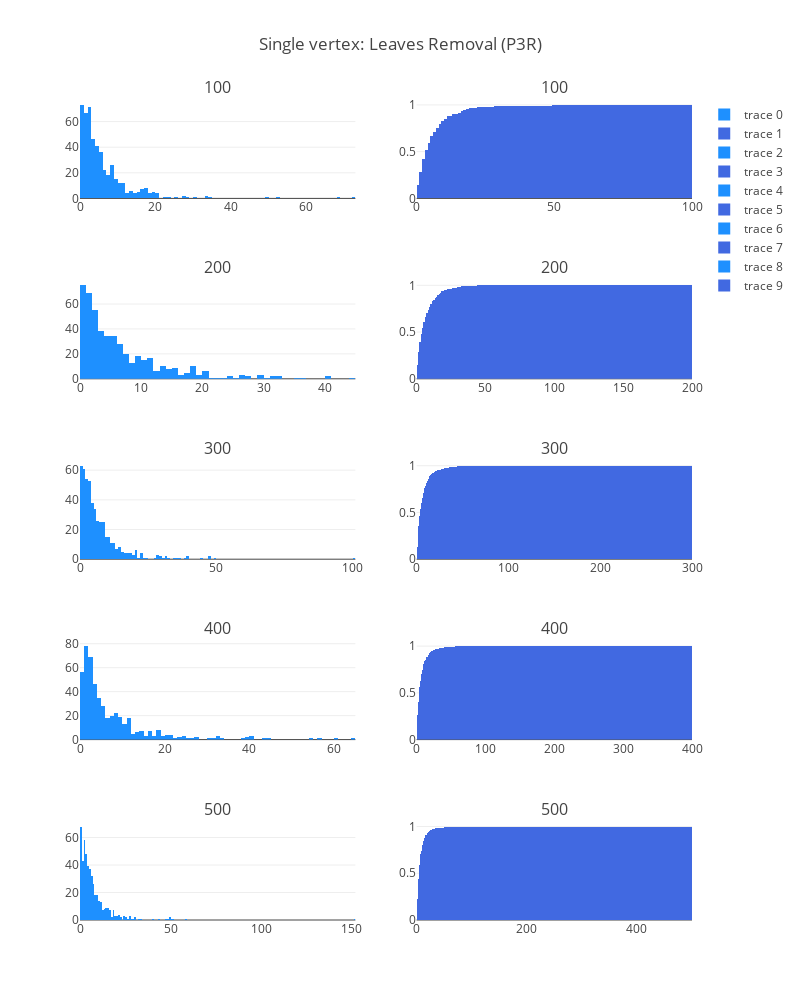

The code cell stored with this chart in its notebook:
### Code cell
fig['layout'].update(height=1000, width=800, title='Single vertex: Leaves Removal (P3R)')
iplot(fig, filename='simple-subplot')

### Figure 1 — Plotly figure (JSON) as saved in the notebook; plotly's stock layout.template omitted (floating-point values rounded to 4 significant figures; data arrays with more than 128 entries replaced by an {"elided": "..."} marker saying what was removed)
{"data": [{"marker": {"color": "dodgerblue"}, "type": "histogram", "x": {"elided": "500 int values"}, "xaxis": "x1", "xbins": {"end": 100, "size": 1, "start": 0}, "yaxis": "y1"}, {"cumulative": {"enabled": true}, "histnorm": "probability", "marker": {"color": "royalblue"}, "type": "histogram", "x": {"elided": "500 int values"}, "xaxis": "x2", "xbins": {"end": 100, "size": 1, "start": 0}, "yaxis": "y2"}, {"marker": {"color": "dodgerblue"}, "type": "histogram", "x": {"elided": "500 int values"}, "xaxis": "x3", "xbins": {"end": 200, "size": 1, "start": 0}, "yaxis": "y3"}, {"cumulative": {"enabled": true}, "histnorm": "probability", "marker": {"color": "royalblue"}, "type": "histogram", "x": {"elided": "500 int values"}, "xaxis": "x4", "xbins": {"end": 200, "size": 1, "start": 0}, "yaxis": "y4"}, {"marker": {"color": "dodgerblue"}, "type": "histogram", "x": {"elided": "500 int values"}, "xaxis": "x5", "xbins": {"end": 300, "size": 1, "start": 0}, "yaxis": "y5"}, {"cumulative": {"enabled": true}, "histnorm": "probability", "marker": {"color": "royalblue"}, "type": "histogram", "x": {"elided": "500 int values"}, "xaxis": "x6", "xbins": {"end": 300, "size": 1, "start": 0}, "yaxis": "y6"}, {"marker": {"color": "dodgerblue"}, "type": "histogram", "x": {"elided": "500 int values"}, "xaxis": "x7", "xbins": {"end": 400, "size": 1, "start": 0}, "yaxis": "y7"}, {"cumulative": {"enabled": true}, "histnorm": "probability", "marker": {"color": "royalblue"}, "type": "histogram", "x": {"elided": "500 int values"}, "xaxis": "x8", "xbins": {"end": 400, "size": 1, "start": 0}, "yaxis": "y8"}, {"marker": {"color": "dodgerblue"}, "type": "histogram", "x": {"elided": "500 int values"}, "xaxis": "x9", "xbins": {"end": 500, "size": 1, "start": 0}, "yaxis": "y9"}, {"cumulative": {"enabled": true}, "histnorm": "probability", "marker": {"color": "royalblue"}, "type": "histogram", "x": {"elided": "500 int values"}, "xaxis": "x10", "xbins": {"end": 500, "size": 1, "start": 0}, "yaxis": "y10"}], "layout": {"annotations": [{"font": {"size": 16}, "showarrow": false, "text": "100", "x": 0.225, "xanchor": "center", "xref": "paper", "y": 1, "yanchor": "bottom", "yref": "paper"}, {"font": {"size": 16}, "showarrow": false, "text": "100", "x": 0.775, "xanchor": "center", "xref": "paper", "y": 1, "yanchor": "bottom", "yref": "paper"}, {"font": {"size": 16}, "showarrow": false, "text": "200", "x": 0.225, "xanchor": "center", "xref": "paper", "y": 0.78, "yanchor": "bottom", "yref": "paper"}, {"font": {"size": 16}, "showarrow": false, "text": "200", "x": 0.775, "xanchor": "center", "xref": "paper", "y": 0.78, "yanchor": "bottom", "yref": "paper"}, {"font": {"size": 16}, "showarrow": false, "text": "300", "x": 0.225, "xanchor": "center", "xref": "paper", "y": 0.56, "yanchor": "bottom", "yref": "paper"}, {"font": {"size": 16}, "showarrow": false, "text": "300", "x": 0.775, "xanchor": "center", "xref": "paper", "y": 0.56, "yanchor": "bottom", "yref": "paper"}, {"font": {"size": 16}, "showarrow": false, "text": "400", "x": 0.225, "xanchor": "center", "xref": "paper", "y": 0.34, "yanchor": "bottom", "yref": "paper"}, {"font": {"size": 16}, "showarrow": false, "text": "400", "x": 0.775, "xanchor": "center", "xref": "paper", "y": 0.34, "yanchor": "bottom", "yref": "paper"}, {"font": {"size": 16}, "showarrow": false, "text": "500", "x": 0.225, "xanchor": "center", "xref": "paper", "y": 0.12, "yanchor": "bottom", "yref": "paper"}, {"font": {"size": 16}, "showarrow": false, "text": "500", "x": 0.775, "xanchor": "center", "xref": "paper", "y": 0.12, "yanchor": "bottom", "yref": "paper"}], "height": 1000, "title": "Single vertex: Leaves Removal (P3R)", "width": 800, "xaxis1": {"anchor": "y1", "domain": [0, 0.45]}, "xaxis10": {"anchor": "y10", "domain": [0.55, 1]}, "xaxis2": {"anchor": "y2", "domain": [0.55, 1]}, "xaxis3": {"anchor": "y3", "domain": [0, 0.45]}, "xaxis4": {"anchor": "y4", "domain": [0.55, 1]}, "xaxis5": {"anchor": "y5", "domain": [0, 0.45]}, "xaxis6": {"anchor": "y6", "domain": [0.55, 1]}, "xaxis7": {"anchor": "y7", "domain": [0, 0.45]}, "xaxis8": {"anchor": "y8", "domain": [0.55, 1]}, "xaxis9": {"anchor": "y9", "domain": [0, 0.45]}, "yaxis1": {"anchor": "x1", "domain": [0.88, 1]}, "yaxis10": {"anchor": "x10", "domain": [0, 0.12]}, "yaxis2": {"anchor": "x2", "domain": [0.88, 1]}, "yaxis3": {"anchor": "x3", "domain": [0.66, 0.78]}, "yaxis4": {"anchor": "x4", "domain": [0.66, 0.78]}, "yaxis5": {"anchor": "x5", "domain": [0.44, 0.56]}, "yaxis6": {"anchor": "x6", "domain": [0.44, 0.56]}, "yaxis7": {"anchor": "x7", "domain": [0.22, 0.34]}, "yaxis8": {"anchor": "x8", "domain": [0.22, 0.34]}, "yaxis9": {"anchor": "x9", "domain": [0, 0.12]}}}
